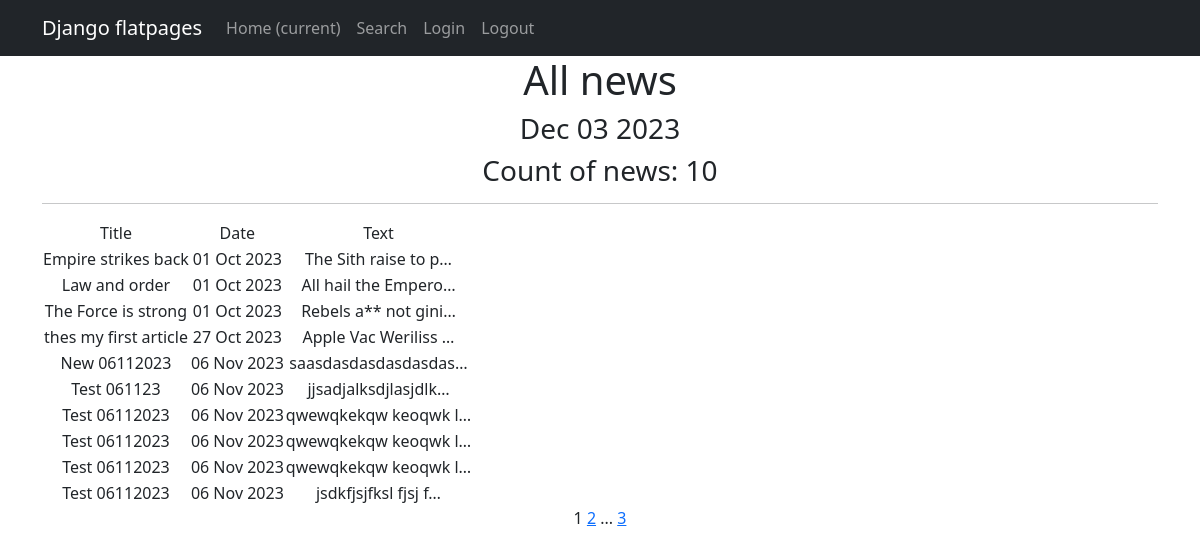
Page /news/ on the committed database.
### news/models.py (models this page shows, shortened)
class Post(models.Model):
    author = models.ForeignKey(Author, on_delete=models.CASCADE)
    NEWS = 'NW'
    ARTICLE = 'AR'
    CAT_CHOICES = (
        (NEWS, 'Новость'),
        (ARTICLE, 'Статья'),
    )
    type = models.CharField(max_length=2, choices=CAT_CHOICES, default=ARTICLE)
    date = models.DateTimeField(auto_now_add=True)
    category = models.ManyToManyField(Category, through='PostCategory')
    text = models.TextField(default='')
    title = models.CharField(max_length=255)
    rating = models.SmallIntegerField(default=0)

### news/views.py (the view)
# urls.py: path('', PostsList.as_view()),
class PostsList(ListView):
    logger.info('DEBUG')
    model = Post
    ordering = 'date' # D3.3
    template_name = 'news.html'
    context_object_name = 'news'
    paginate_by = 10  # вот так мы можем указать количество записей на странице D 4.2
    def get_context_data(self, **kwargs):
        context = super().get_context_data(**kwargs)
        context['time_now'] = datetime.utcnow()
        context['next_sale'] = None
        return context
    '''def get_queryset(self):
        # Получаем обычный запрос
        queryset = super().get_queryset()
        # Используем наш класс фильтрации.
        # self.request.GET содержит объект QueryDict, который мы рассматривали
        # в этом юните ранее.
        # Сохраняем нашу фильтрацию в объекте класса,
        # чтобы потом добавить в контекст и использовать в шаблоне.
        self.filterset = PostFilter(self.request.GET, queryset)
        # Возвращаем из функции отфильтрованный список товаров
        return self.filterset.qs'''

### news/templatetags/custom_filters.py (called while the page is built)
@register.filter() # or register.filter(name=’currency_rub’)
def censor(value): # {{ price|currency }}
   value_split = value.split()
   for i in range(len(value_split)):
       for p in poor_words:
           if p == value_split[i]:
               value_split[i] = poor_words[p]
   value = ' '.join(value_split)
   return f'{value}'

### news/templatetags/custom_tags.py (called while the page is built)
@register.simple_tag(takes_context=True)
def url_replace(context, **kwargs):
   d = context['request'].GET.copy()
   for k, v in kwargs.items():
      d[k] = v
   return d.urlencode()

### templates/news.html (shortened to what this page needs)
{% extends 'flatpages/default.html' %}
{% load custom_filters %}
{% load custom_tags %}
{% block content %}
   <h1>All news</h1>
   <h3>{{ time_now|date:'M d Y' }}</h3>
    <h3>Count of news: {{ news|length }} </h3>
   <hr>
   {% if news %}
      <table>
         <tr>
            <td>Title</td>
            <td>Date</td>
            <td>Text</td>
         </tr>
         {% for new in news %}
         <tr>
            <td>{{ new.title }}</td>
            <td>{{ new.date|date:'d M Y' }}</td>
            <td>{{ new.text|censor|truncatechars:20 }}</td>
         </tr>
         {% endfor %}
      </table>
   {% else %}
      <h2>No news!</h2>
   {% endif %}
   {{ page_obj.number }}
   {% if page_obj.has_next %}
       <a href="?{% url_replace page=page_obj.next_page_number %}">{{ page_obj.next_page_number }}</a>
       {% if paginator.num_pages != page_obj.next_page_number %}
           ...
           <a href="?{% url_replace page=page_obj.paginator.num_pages %}">{{ page_obj.paginator.num_pages }}</a>
       {% endif %}
   {% endif %}
{% endblock content %}

### rows in the picture
Post: title "Empire strikes back", date "01 Oct 2023", text|censor "The Sith raise to p…"
Post: title "Law and order", date "01 Oct 2023", text|censor "All hail the Empero…"
Post: title "The Force is strong", date "01 Oct 2023", text|censor "Rebels a** not gini…"
Post: title "thes my first article", date "27 Oct 2023", text|censor "Apple Vac Weriliss …"
Post: title "New 06112023", date "06 Nov 2023", text|censor "saasdasdasdasdasdas…"
Post: title "Test 061123", date "06 Nov 2023", text|censor "jjsadjalksdjlasjdlk…"
Post: title "Test 06112023", date "06 Nov 2023", text|censor "qwewqkekqw keoqwk l…"
Post: title "Test 06112023", date "06 Nov 2023", text|censor "qwewqkekqw keoqwk l…"
Post: title "Test 06112023", date "06 Nov 2023", text|censor "qwewqkekqw keoqwk l…"
Post: title "Test 06112023", date "06 Nov 2023", text|censor "jsdkfjsjfksl fjsj f…"

### other values in the picture
{{ time_now|date:'M d Y' }} "Dec 03 2023"
{{ news|length }} "10"
{{ page_obj.number }} "1"
{{ page_obj.next_page_number }} "2"
{{ page_obj.paginator.num_pages }} "3"
